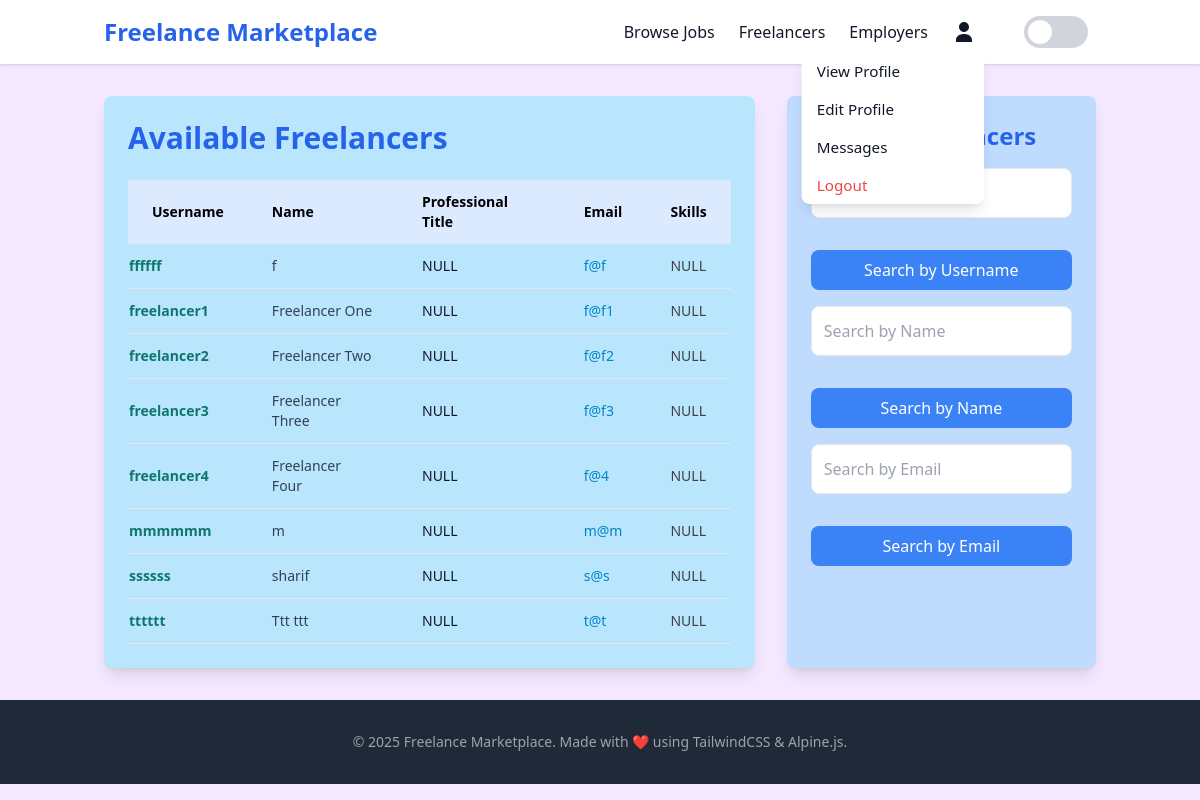
/allFreelancer.php, run on the app's committed database.
### tables this page shows
CREATE TABLE `freelancer` (
    `username` varchar(200) NOT NULL,
    `password` varchar(200) NOT NULL,
    `name` varchar(200) NOT NULL,
    `email` varchar(200) NOT NULL,
    `contactNo` varchar(200) NOT NULL,
    `country` varchar(200) NOT NULL,
    `experience` varchar(200) NULL,
    `education` varchar(200) NULL,
    `profile_sum` varchar(200) NULL,
    `skills` varchar(200) NULL,
    `prof_title` varchar(200) NULL
);

### allFreelancer.php (the view, shortened to what this page needs)
<?php
include('db/server.php');
$sql = "SELECT * FROM freelancer";
$result = $conn->query($sql);
?>
<!DOCTYPE html>
<html lang="en" x-data="{ darkMode: false }" x-init="darkMode = localStorage.getItem('darkMode') === 'true'">
<head>
    <link href="https://cdn.jsdelivr.net/npm/tailwindcss@2.2.19/dist/tailwind.min.css" rel="stylesheet">
    <link rel="stylesheet" href="src/css/styles.css">
</head>
<body class="bg-purple-100 dark:bg-[#2c2c2c] text-gray-900 dark:text-white transition-colors duration-1000">
<nav class="bg-white dark:bg-gray-950 shadow sticky top-0 z-50">
    <div class="container mx-auto px-4 py-4 flex justify-between items-center">
        <a href="index.php" class="text-2xl font-bold text-blue-600 dark:text-blue-300 hover:scale-105 transform transition-all duration-1000">Freelance Marketplace</a>
        <div class="flex items-center space-x-6">
            <a href="allJob.php" class="hover:text-blue-600 dark:hover:text-blue-400 transition">Browse Jobs</a>
            <a href="allFreelancer.php" class="hover:text-blue-600 dark:hover:text-blue-400 transition">Freelancers</a>
            <a href="allEmployer.php" class="hover:text-blue-600 dark:hover:text-blue-400 transition">Employers</a>
            <div class="relative" x-data="{ open: false }">
                <button @click="open = !open" class="flex items-center space-x-2 focus:outline-none">
                    <svg class="w-6 h-6" fill="currentColor" viewBox="0 0 24 24"><path d="M12 12c2.7 0 5-2.3 5-5s-2.3-5-5-5-5 2.3-5 5 2.3 5 5 5zm0 2c-4.2 0-8 2.1-8 6v2h16v-2c0-3.9-3.8-6-8-6z"/></svg>
                </button>
                <div x-show="open" @click.away="open = false" x-cloak class="absolute right-0 mt-2 w-48 bg-white dark:bg-gray-700 rounded-lg shadow-lg overflow-hidden transition-all transform scale-95 origin-top-right">
                    <a href="<?php echo $linkPro; ?>" class="block px-4 py-2 hover:bg-gray-100 dark:hover:bg-gray-600">View Profile</a>
                    <a href="<?php echo $linkEditPro; ?>" class="block px-4 py-2 hover:bg-gray-100 dark:hover:bg-gray-600">Edit Profile</a>
                    <a href="message.php" class="block px-4 py-2 hover:bg-gray-100 dark:hover:bg-gray-600">Messages</a>
                    <a href="logout.php" class="block px-4 py-2 hover:bg-gray-100 dark:hover:bg-gray-600 text-red-500">Logout</a>
                </div>
            </div>
            <div class="flex items-center justify-center">
                <label class="relative inline-block w-16 h-8 cursor-pointer select-none ml-4">
                    <span
                        class="absolute inset-0 bg-gray-300 peer-checked:bg-blue-500 transition rounded-full"
                    ></span>
                    <span
                        class="absolute left-1 bottom-1 w-6 h-6 bg-white rounded-full transition peer-checked:translate-x-8"
                    ></span>
                </label>
            </div>
        </div>
    </div>
</nav>
<main class="container mx-auto px-4 py-8 space-y-10">
    <section class="grid grid-cols-1 md:grid-cols-3 gap-8 transition-colors duration-1000">
        <div class="md:col-span-2 bg-sky-200 dark:bg-slate-950 p-6 rounded-lg shadow-lg transition-colors duration-1000" data-aos="fade-right">
            <h2 class="text-3xl font-bold mb-6 text-blue-600 dark:text-blue-400 transition-colors duration-1000">Available Freelancers</h2>
            <div class="overflow-x-auto">
                <table class="min-w-full text-sm">
                    <thead>
                        <tr class="bg-blue-100 text-black">
                            <th class="py-3 px-6 text-left">Username</th>
                            <th class="py-3 px-6 text-left">Name</th>
                            <th class="py-3 px-6 text-left">Professional Title</th>
                            <th class="py-3 px-6 text-left">Email</th>
                            <th class="py-3 px-6 text-left">Skills</th>
                        </tr>
                    </thead>
                    <tbody>
                        <?php if ($result->num_rows > 0): ?>
                            <?php while ($row = $result->fetch_assoc()): ?>
                                <tr class="border-b hover:bg-gray-100 dark:hover:bg-gray-700 transition-colors duration-1000">
                                    <td class="py-3"><a href="viewFreelancer.php?f_user=<?= htmlspecialchars($row['username']) ?>" class="text-teal-700 font-bold dark:text-teal-400 hover:underline transition-colors duration-300"><?= htmlspecialchars($row['username']) ?></a></td>
                                    <td class="py-3 px-6 text-slate-700 dark:text-orange-400 transition-colors duration-300"><?= $row['name'] ? htmlspecialchars($row['name']) : 'NULL' ?></td>
                                    <td class="py-3 px-6 dark:text-cyan-500 transition-colors duration-300"><?= $row['prof_title'] ? htmlspecialchars($row['prof_title']) : 'NULL' ?></td>
                                    <td class="py-3 px-6 text-sky-600 dark:text-[#5555ff] transition-colors duration-300"><?= htmlspecialchars($row['email']) ?></td>
                                    <td class="py-3 px-6 text-zinc-700 dark:text-pink-400 transition-colors duration-300"><?= $row['skills'] ? htmlspecialchars($row['skills']) : 'NULL' ?></td>
                                </tr>
                            <?php endwhile; ?>
                        <?php else: ?>
                            <tr>
                                <td colspan="5" class="text-center py-6 text-gray-500 dark:text-gray-400">No freelancers found.</td>
                            </tr>
                        <?php endif; ?>
                    </tbody>
                </table>
            </div>
        </div>
        <div class="bg-blue-200 dark:bg-slate-900 p-6 rounded-lg shadow-lg" data-aos="fade-left">
            <h2 class="text-2xl font-bold mb-4 text-blue-600 dark:text-blue-400">Search Freelancers</h2>
            <?php foreach (['username' => 'Username', 'name' => 'Name', 'email' => 'Email'] as $field => $label): ?>
            <form action="allFreelancer.php" method="post" class="mb-4 space-y-6">
                <div class="mb-2">
                    <input type="text" name="s_<?= $field ?>" class="w-full text-black dark:text-white p-3 rounded-lg border focus:ring-2 focus:ring-blue-500 dark:bg-blue-50 dark:border-gray-600" placeholder="Search by <?= $label ?>">
                </div>
                <button type="submit" class="w-full py-2 bg-blue-500 text-white rounded-lg hover:bg-blue-600 transition"><?= "Search by $label" ?></button>
            </form>
            <?php endforeach; ?>
        </div>
    </section>
</main>
<footer class="bg-gray-800 text-gray-400 py-8">
    <div class="container mx-auto text-center text-sm">
        &copy; 2025 Freelance Marketplace. Made with ❤️ using TailwindCSS & Alpine.js.
    </div>
</footer>
</body>
</html>

### data on the page
freelancer: username "ffffff", name "f", shows "NULL", email "f@f"
freelancer: username "freelancer1", name "Freelancer One", shows "NULL", email "f@f1"
freelancer: username "freelancer2", name "Freelancer Two", shows "NULL", email "f@f2"
freelancer: username "freelancer3", name "Freelancer Three", shows "NULL", email "f@f3"
freelancer: username "freelancer4", name "Freelancer Four", shows "NULL", email "f@4"
freelancer: username "mmmmmm", name "m", shows "NULL", email "m@m"
freelancer: username "ssssss", name "sharif", shows "NULL", email "s@s"
freelancer: username "tttttt", name "Ttt ttt", shows "NULL", email "t@t"

### other printed values
$label "Username"
$label "Name"
$label "Email"
